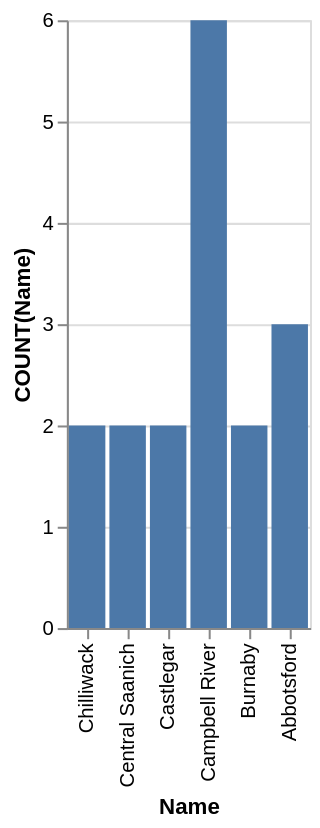

Express this chart as Vega-Lite.
### Vega-Lite specification from a JSON file in a GitHub repository (floating-point values rounded to 4 significant figures)
{"data": {"values": [{"x_data": "Chilliwack", "y_data": 2}, {"x_data": "Central Saanich", "y_data": 2}, {"x_data": "Castlegar", "y_data": 2}, {"x_data": "Campbell River", "y_data": 6}, {"x_data": "Burnaby", "y_data": 2}, {"x_data": "Abbotsford", "y_data": 3}]}, "mark": "bar", "encoding": {"x": {"field": "x_data", "type": "nominal", "title": "Name", "sort": "descending"}, "y": {"field": "y_data", "type": "quantitative", "title": "COUNT(Name)"}}}
